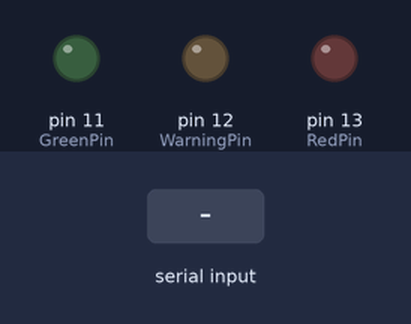
This sketch was run on a simulated Arduino Uno, built with avr-gcc and run on an emulated ATmega328P. Shown: output pins drawn as LEDs (lit = HIGH). The inputs (shaded band) are chosen by the test bench.

Above: at 5.7 s.
5.8 s: "G" received over Serial
At 7.0 s:
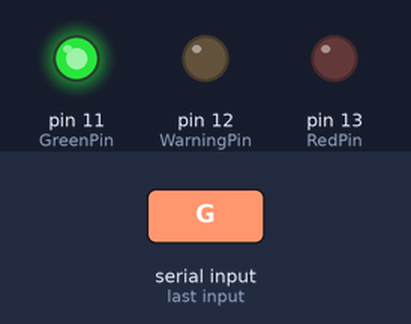
7.3 s: "W" received over Serial
At 8.2 s:
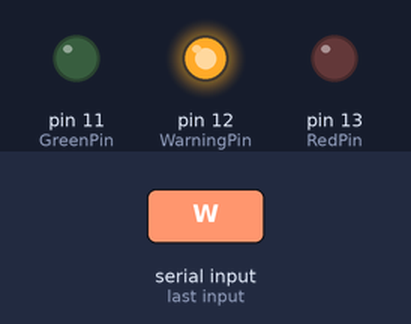
Timing chart, 0 to 14.5 s (numbered marks = the images above; inputs shaded):
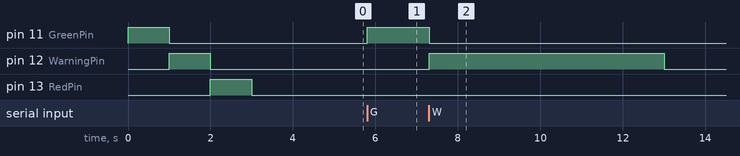

The sketch:

Arduino.ino
```cpp
const int GreenPin = 11, WarningPin = 12, RedPin = 13;
int greenState = 0, warningState = 0, redState = 0;
char receiveVal;
char sendVal = 'Y';
int serialCounter = 0; // to check if we're still connnected to ...

void setup()
{
  pinMode(GreenPin, OUTPUT);
  pinMode(WarningPin, OUTPUT);
  pinMode(RedPin, OUTPUT);
  Serial.begin(9600);

  checkLeds();
}

void loop()
{
  /* we check message (char) sent from Skype.Arduino program */
  if (Serial.available() > 0)
  {
    reset();
    receiveVal = Serial.read();
    if (receiveVal == 'X')
    {
      Serial.println(sendVal);
      serialCounter = 0;
      sendVal = 'X';
    }
    else
    {
      setActiveLed(receiveVal);
    }
  }
  /* Skype.Arduino must sent a message at least every 5s */
  if (serialCounter++ == 200)
  {
    reset();
    updateLedStatus();
  }

  delay(50);
}

void reset()
{
  greenState = 0;
  warningState = 0;
  redState = 0;
}

void setActiveLed(char skypeStatus)
{
  switch (skypeStatus)
  {
    case 'G':
      greenState = 1;
      break;
    case 'W':
      warningState = 1;
      break;
    case 'R':
      redState = 1;
      break;
    case '?':
      reset();
  }
  updateLedStatus();
}

void updateLedStatus()
{
  digitalWrite(GreenPin, greenState);
  digitalWrite(WarningPin, warningState);
  digitalWrite(RedPin, redState);
}

void checkLeds()
{
  checkLed(GreenPin);
  checkLed(WarningPin);
  checkLed(RedPin);
}

void checkLed(int Pin)
{
  digitalWrite(Pin, 1);
  delay(1000);
  digitalWrite(Pin, 0);
}
```

Measured:
- after the input at 5.8 s, pin 11 (GreenPin): LOW → HIGH at once
- after the input at 7.3 s, pin 11 (GreenPin): HIGH → LOW after 0.00 s instead of 5.7 s; pin 12 (WarningPin): LOW → HIGH at once, → LOW 5.7 s later
